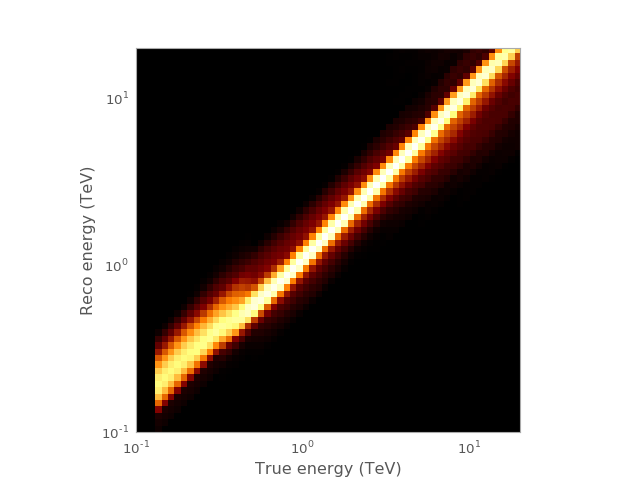

Reproduce this figure in Python.
import matplotlib.pyplot as plt
from gammapy.irf import EnergyDispersion2D
from gammapy.utils.energy import EnergyBounds
filename = '$GAMMAPY_EXTRA/test_datasets/irf/hess/pa/hess_edisp_2d_023523.fits.gz'
edisp = EnergyDispersion2D.read(filename, hdu='ENERGY DISPERSION')
e_axis = EnergyBounds.equal_log_spacing(0.1,20,60, 'TeV')
rmf = edisp.to_energy_dispersion('1.2 deg', e_reco = e_axis, e_true = e_axis)
rmf.plot_matrix()
plt.loglog()
